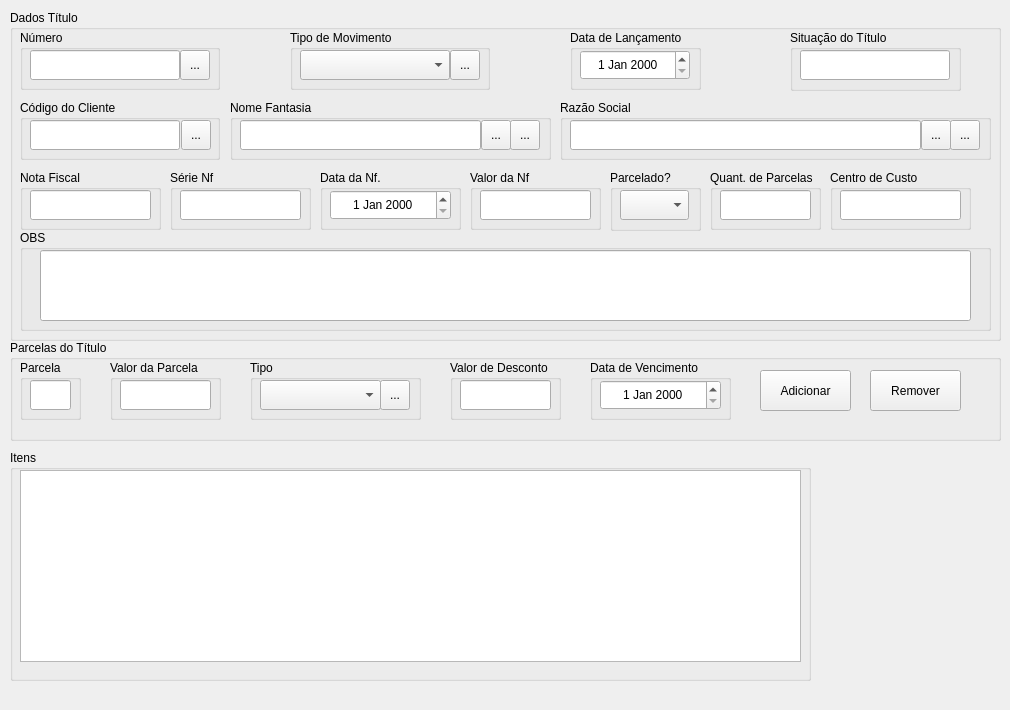
<?xml version="1.0" encoding="UTF-8"?>
<ui version="4.0">
 <class>FormMngFiReceive</class>
 <widget class="QDialog" name="FormMngFiReceive">
  <property name="geometry">
   <rect>
    <x>0</x>
    <y>0</y>
    <width>1010</width>
    <height>710</height>
   </rect>
  </property>
  <property name="minimumSize">
   <size>
    <width>1010</width>
    <height>710</height>
   </size>
  </property>
  <property name="maximumSize">
   <size>
    <width>1010</width>
    <height>710</height>
   </size>
  </property>
  <property name="windowTitle">
   <string>Cadastro de Títulos a Receber</string>
  </property>
  <property name="windowIcon">
   <iconset resource="../images.qrc">
    <normaloff>:/images/PNG/128x128/gnome-system-config-128x128.png</normaloff>:/images/PNG/128x128/gnome-system-config-128x128.png</iconset>
  </property>
  <widget class="QGroupBox" name="GBoxTitulo">
   <property name="geometry">
    <rect>
     <x>10</x>
     <y>10</y>
     <width>991</width>
     <height>331</height>
    </rect>
   </property>
   <property name="title">
    <string>Dados Título</string>
   </property>
   <widget class="QGroupBox" name="GBoxNumberTit">
    <property name="geometry">
     <rect>
      <x>10</x>
      <y>20</y>
      <width>200</width>
      <height>60</height>
     </rect>
    </property>
    <property name="title">
     <string>Número</string>
    </property>
    <widget class="QLineEdit" name="LEditSerachIncTit">
     <property name="geometry">
      <rect>
       <x>10</x>
       <y>20</y>
       <width>150</width>
       <height>30</height>
      </rect>
     </property>
     <property name="toolTip">
      <string>Campo para Inclusão e Pesquisa...</string>
     </property>
     <property name="alignment">
      <set>Qt::AlignCenter</set>
     </property>
    </widget>
    <widget class="QToolButton" name="TButtonSearchTit">
     <property name="geometry">
      <rect>
       <x>160</x>
       <y>20</y>
       <width>30</width>
       <height>30</height>
      </rect>
     </property>
     <property name="toolTip">
      <string>Permite fazer alteração nos itens dos Fabricantes...</string>
     </property>
     <property name="text">
      <string>...</string>
     </property>
     <property name="icon">
      <iconset resource="../images.qrc">
       <normaloff>:/images/PNG/120x120/120px-Searchtool.png</normaloff>:/images/PNG/120x120/120px-Searchtool.png</iconset>
     </property>
    </widget>
   </widget>
   <widget class="QGroupBox" name="GBoxMovType">
    <property name="geometry">
     <rect>
      <x>280</x>
      <y>20</y>
      <width>200</width>
      <height>60</height>
     </rect>
    </property>
    <property name="title">
     <string>Tipo de Movimento</string>
    </property>
    <widget class="QComboBox" name="CBoxMovType">
     <property name="geometry">
      <rect>
       <x>10</x>
       <y>20</y>
       <width>150</width>
       <height>30</height>
      </rect>
     </property>
     <property name="toolTip">
      <string>Tipos de Movimentos Disponivéis...</string>
     </property>
    </widget>
    <widget class="QToolButton" name="TButtonToolAddMovType">
     <property name="geometry">
      <rect>
       <x>160</x>
       <y>20</y>
       <width>30</width>
       <height>30</height>
      </rect>
     </property>
     <property name="toolTip">
      <string>Permite Adicionar Novos Tipos de Movimentos...</string>
     </property>
     <property name="text">
      <string>...</string>
     </property>
     <property name="icon">
      <iconset resource="../images.qrc">
       <normaloff>:/images/PNG/128x128/advancedsettings.png</normaloff>:/images/PNG/128x128/advancedsettings.png</iconset>
     </property>
    </widget>
   </widget>
   <widget class="QGroupBox" name="GBoxDateMov">
    <property name="geometry">
     <rect>
      <x>560</x>
      <y>20</y>
      <width>131</width>
      <height>60</height>
     </rect>
    </property>
    <property name="title">
     <string>Data de Lançamento</string>
    </property>
    <widget class="QDateEdit" name="DateEditDateMov">
     <property name="geometry">
      <rect>
       <x>10</x>
       <y>20</y>
       <width>110</width>
       <height>30</height>
      </rect>
     </property>
     <property name="alignment">
      <set>Qt::AlignCenter</set>
     </property>
    </widget>
   </widget>
   <widget class="QGroupBox" name="GBoxCustomerShortName">
    <property name="geometry">
     <rect>
      <x>220</x>
      <y>90</y>
      <width>321</width>
      <height>60</height>
     </rect>
    </property>
    <property name="title">
     <string>Nome Fantasia</string>
    </property>
    <widget class="QLineEdit" name="LEditSearchIncCustShortName">
     <property name="geometry">
      <rect>
       <x>10</x>
       <y>20</y>
       <width>241</width>
       <height>30</height>
      </rect>
     </property>
     <property name="alignment">
      <set>Qt::AlignCenter</set>
     </property>
    </widget>
    <widget class="QToolButton" name="TButtonSearchCustomerShortName">
     <property name="geometry">
      <rect>
       <x>251</x>
       <y>20</y>
       <width>30</width>
       <height>30</height>
      </rect>
     </property>
     <property name="toolTip">
      <string>Pesquisar Cliente por Nome Fantasia...</string>
     </property>
     <property name="text">
      <string>...</string>
     </property>
     <property name="icon">
      <iconset resource="../images.qrc">
       <normaloff>:/images/PNG/120x120/120px-Searchtool.png</normaloff>:/images/PNG/120x120/120px-Searchtool.png</iconset>
     </property>
    </widget>
    <widget class="QToolButton" name="TButtonToolAddCustomer">
     <property name="geometry">
      <rect>
       <x>280</x>
       <y>20</y>
       <width>30</width>
       <height>30</height>
      </rect>
     </property>
     <property name="toolTip">
      <string>Abre Janela para Alteração e Cadastro de Clientes...</string>
     </property>
     <property name="text">
      <string>...</string>
     </property>
     <property name="icon">
      <iconset resource="../images.qrc">
       <normaloff>:/images/PNG/128x128/advancedsettings.png</normaloff>:/images/PNG/128x128/advancedsettings.png</iconset>
     </property>
    </widget>
   </widget>
   <widget class="QGroupBox" name="GBoxCustomerCode">
    <property name="geometry">
     <rect>
      <x>10</x>
      <y>90</y>
      <width>200</width>
      <height>60</height>
     </rect>
    </property>
    <property name="title">
     <string>Código do Cliente</string>
    </property>
    <widget class="QToolButton" name="TButtonSearchCustomerCode">
     <property name="geometry">
      <rect>
       <x>161</x>
       <y>20</y>
       <width>30</width>
       <height>30</height>
      </rect>
     </property>
     <property name="toolTip">
      <string>Permite fazer alteração nos itens dos Fabricantes...</string>
     </property>
     <property name="text">
      <string>...</string>
     </property>
     <property name="icon">
      <iconset resource="../images.qrc">
       <normaloff>:/images/PNG/120x120/120px-Searchtool.png</normaloff>:/images/PNG/120x120/120px-Searchtool.png</iconset>
     </property>
    </widget>
    <widget class="QLineEdit" name="LEditSearchCustomerCode">
     <property name="geometry">
      <rect>
       <x>10</x>
       <y>20</y>
       <width>150</width>
       <height>30</height>
      </rect>
     </property>
     <property name="toolTip">
      <string>Campo para Inclusão e Pesquisa...</string>
     </property>
     <property name="alignment">
      <set>Qt::AlignCenter</set>
     </property>
    </widget>
   </widget>
   <widget class="QGroupBox" name="GBoxCustomerFullName">
    <property name="geometry">
     <rect>
      <x>550</x>
      <y>90</y>
      <width>431</width>
      <height>60</height>
     </rect>
    </property>
    <property name="title">
     <string>Razão Social</string>
    </property>
    <widget class="QLineEdit" name="LEditSearchIncCustFullName">
     <property name="geometry">
      <rect>
       <x>10</x>
       <y>20</y>
       <width>351</width>
       <height>30</height>
      </rect>
     </property>
     <property name="alignment">
      <set>Qt::AlignCenter</set>
     </property>
    </widget>
    <widget class="QToolButton" name="TButtonSearchCustomerFullName">
     <property name="geometry">
      <rect>
       <x>361</x>
       <y>20</y>
       <width>30</width>
       <height>30</height>
      </rect>
     </property>
     <property name="toolTip">
      <string>Pesquisar Cliente por Nome Fantasia...</string>
     </property>
     <property name="text">
      <string>...</string>
     </property>
     <property name="icon">
      <iconset resource="../images.qrc">
       <normaloff>:/images/PNG/120x120/120px-Searchtool.png</normaloff>:/images/PNG/120x120/120px-Searchtool.png</iconset>
     </property>
    </widget>
    <widget class="QToolButton" name="TButtonToolAddCustomerFullName">
     <property name="geometry">
      <rect>
       <x>390</x>
       <y>20</y>
       <width>30</width>
       <height>30</height>
      </rect>
     </property>
     <property name="toolTip">
      <string>Abre Janela para Alteração e Cadastro de Clientes...</string>
     </property>
     <property name="text">
      <string>...</string>
     </property>
     <property name="icon">
      <iconset resource="../images.qrc">
       <normaloff>:/images/PNG/128x128/advancedsettings.png</normaloff>:/images/PNG/128x128/advancedsettings.png</iconset>
     </property>
    </widget>
   </widget>
   <widget class="QGroupBox" name="GBoxTitNf">
    <property name="geometry">
     <rect>
      <x>10</x>
      <y>160</y>
      <width>141</width>
      <height>60</height>
     </rect>
    </property>
    <property name="title">
     <string>Nota Fiscal</string>
    </property>
    <widget class="QLineEdit" name="LEditTitNf">
     <property name="geometry">
      <rect>
       <x>10</x>
       <y>20</y>
       <width>121</width>
       <height>30</height>
      </rect>
     </property>
     <property name="toolTip">
      <string>Informar o Número da Nf.</string>
     </property>
     <property name="alignment">
      <set>Qt::AlignCenter</set>
     </property>
    </widget>
   </widget>
   <widget class="QGroupBox" name="GBoxNfSerie">
    <property name="geometry">
     <rect>
      <x>160</x>
      <y>160</y>
      <width>141</width>
      <height>60</height>
     </rect>
    </property>
    <property name="title">
     <string>Série Nf</string>
    </property>
    <widget class="QLineEdit" name="LEditNfSerie">
     <property name="geometry">
      <rect>
       <x>10</x>
       <y>20</y>
       <width>121</width>
       <height>30</height>
      </rect>
     </property>
     <property name="toolTip">
      <string>Informar o Número de Série da Nf.</string>
     </property>
     <property name="alignment">
      <set>Qt::AlignCenter</set>
     </property>
    </widget>
   </widget>
   <widget class="QGroupBox" name="GBoxDateNfTit">
    <property name="geometry">
     <rect>
      <x>310</x>
      <y>160</y>
      <width>141</width>
      <height>60</height>
     </rect>
    </property>
    <property name="title">
     <string>Data da Nf.</string>
    </property>
    <widget class="QDateEdit" name="DateEditDateNfTit">
     <property name="geometry">
      <rect>
       <x>10</x>
       <y>20</y>
       <width>121</width>
       <height>30</height>
      </rect>
     </property>
     <property name="toolTip">
      <string>Informar a data da Nf.</string>
     </property>
     <property name="alignment">
      <set>Qt::AlignCenter</set>
     </property>
    </widget>
   </widget>
   <widget class="QGroupBox" name="GBoxValueNfTit">
    <property name="geometry">
     <rect>
      <x>460</x>
      <y>160</y>
      <width>131</width>
      <height>60</height>
     </rect>
    </property>
    <property name="title">
     <string>Valor da Nf</string>
    </property>
    <widget class="QLineEdit" name="LEditValueNfTit">
     <property name="geometry">
      <rect>
       <x>10</x>
       <y>20</y>
       <width>111</width>
       <height>30</height>
      </rect>
     </property>
     <property name="toolTip">
      <string>Informar o Número de Série da Nf.</string>
     </property>
     <property name="alignment">
      <set>Qt::AlignCenter</set>
     </property>
    </widget>
   </widget>
   <widget class="QGroupBox" name="GBoxTitStatus">
    <property name="geometry">
     <rect>
      <x>780</x>
      <y>20</y>
      <width>171</width>
      <height>61</height>
     </rect>
    </property>
    <property name="title">
     <string>Situação do Título</string>
    </property>
    <widget class="QLineEdit" name="LEditTitStatus">
     <property name="geometry">
      <rect>
       <x>10</x>
       <y>20</y>
       <width>150</width>
       <height>30</height>
      </rect>
     </property>
     <property name="toolTip">
      <string>Informar o Número de Série da Nf.</string>
     </property>
     <property name="alignment">
      <set>Qt::AlignCenter</set>
     </property>
    </widget>
   </widget>
   <widget class="QGroupBox" name="GBoxPartial">
    <property name="geometry">
     <rect>
      <x>600</x>
      <y>160</y>
      <width>91</width>
      <height>61</height>
     </rect>
    </property>
    <property name="title">
     <string>Parcelado?</string>
    </property>
    <widget class="QComboBox" name="CBoxPartialSN">
     <property name="geometry">
      <rect>
       <x>10</x>
       <y>20</y>
       <width>69</width>
       <height>30</height>
      </rect>
     </property>
     <property name="toolTip">
      <string>Informar se o Título é Parcelado...</string>
     </property>
    </widget>
   </widget>
   <widget class="QGroupBox" name="GBoxQuantParts">
    <property name="geometry">
     <rect>
      <x>700</x>
      <y>160</y>
      <width>111</width>
      <height>60</height>
     </rect>
    </property>
    <property name="title">
     <string>Quant. de Parcelas</string>
    </property>
    <widget class="QLineEdit" name="LEditQuantParts">
     <property name="geometry">
      <rect>
       <x>10</x>
       <y>20</y>
       <width>91</width>
       <height>30</height>
      </rect>
     </property>
     <property name="toolTip">
      <string>Informar a Quant. de Parcelas...</string>
     </property>
     <property name="alignment">
      <set>Qt::AlignCenter</set>
     </property>
    </widget>
   </widget>
   <widget class="QGroupBox" name="GBoxNoteTit">
    <property name="geometry">
     <rect>
      <x>10</x>
      <y>220</y>
      <width>971</width>
      <height>101</height>
     </rect>
    </property>
    <property name="title">
     <string>OBS</string>
    </property>
    <widget class="QLineEdit" name="LEditNoteTit">
     <property name="geometry">
      <rect>
       <x>20</x>
       <y>20</y>
       <width>931</width>
       <height>71</height>
      </rect>
     </property>
    </widget>
   </widget>
   <widget class="QGroupBox" name="GBoxProfitCenter">
    <property name="geometry">
     <rect>
      <x>820</x>
      <y>160</y>
      <width>141</width>
      <height>60</height>
     </rect>
    </property>
    <property name="title">
     <string>Centro de Custo</string>
    </property>
    <widget class="QLineEdit" name="LEditProfitCenter">
     <property name="geometry">
      <rect>
       <x>10</x>
       <y>20</y>
       <width>121</width>
       <height>30</height>
      </rect>
     </property>
     <property name="toolTip">
      <string>Informar o Número da Nf.</string>
     </property>
     <property name="alignment">
      <set>Qt::AlignCenter</set>
     </property>
    </widget>
   </widget>
  </widget>
  <widget class="QGroupBox" name="GBoxTitParts">
   <property name="geometry">
    <rect>
     <x>10</x>
     <y>340</y>
     <width>991</width>
     <height>101</height>
    </rect>
   </property>
   <property name="title">
    <string>Parcelas do Título</string>
   </property>
   <widget class="QGroupBox" name="GBoxTitParcel">
    <property name="geometry">
     <rect>
      <x>10</x>
      <y>20</y>
      <width>61</width>
      <height>60</height>
     </rect>
    </property>
    <property name="title">
     <string>Parcela</string>
    </property>
    <widget class="QLineEdit" name="LEditTitParcel">
     <property name="geometry">
      <rect>
       <x>10</x>
       <y>20</y>
       <width>41</width>
       <height>30</height>
      </rect>
     </property>
     <property name="toolTip">
      <string>Número da Parcela.</string>
     </property>
     <property name="alignment">
      <set>Qt::AlignCenter</set>
     </property>
    </widget>
   </widget>
   <widget class="QGroupBox" name="GBoxValueParcelTit">
    <property name="geometry">
     <rect>
      <x>100</x>
      <y>20</y>
      <width>111</width>
      <height>60</height>
     </rect>
    </property>
    <property name="title">
     <string>Valor da Parcela</string>
    </property>
    <widget class="QLineEdit" name="LEditValueParcelTit">
     <property name="geometry">
      <rect>
       <x>10</x>
       <y>20</y>
       <width>91</width>
       <height>30</height>
      </rect>
     </property>
     <property name="toolTip">
      <string>Valor da Parcela...</string>
     </property>
     <property name="alignment">
      <set>Qt::AlignCenter</set>
     </property>
    </widget>
   </widget>
   <widget class="QGroupBox" name="GBoxParcelType">
    <property name="geometry">
     <rect>
      <x>240</x>
      <y>20</y>
      <width>171</width>
      <height>60</height>
     </rect>
    </property>
    <property name="title">
     <string>Tipo</string>
    </property>
    <widget class="QComboBox" name="CBoxParcelType">
     <property name="geometry">
      <rect>
       <x>10</x>
       <y>20</y>
       <width>121</width>
       <height>30</height>
      </rect>
     </property>
     <property name="toolTip">
      <string>Tipos de Parcela...</string>
     </property>
    </widget>
    <widget class="QToolButton" name="TButtonToolAddParcelType">
     <property name="geometry">
      <rect>
       <x>130</x>
       <y>20</y>
       <width>30</width>
       <height>30</height>
      </rect>
     </property>
     <property name="toolTip">
      <string>Permite Adicionar Novos Tipos de Parcelas...</string>
     </property>
     <property name="text">
      <string>...</string>
     </property>
     <property name="icon">
      <iconset resource="../images.qrc">
       <normaloff>:/images/PNG/128x128/advancedsettings.png</normaloff>:/images/PNG/128x128/advancedsettings.png</iconset>
     </property>
    </widget>
   </widget>
   <widget class="QGroupBox" name="GBoxDiscountValueParcelTit">
    <property name="geometry">
     <rect>
      <x>440</x>
      <y>20</y>
      <width>111</width>
      <height>60</height>
     </rect>
    </property>
    <property name="title">
     <string>Valor de Desconto</string>
    </property>
    <widget class="QLineEdit" name="LEditDiscountValueParcelTit">
     <property name="geometry">
      <rect>
       <x>10</x>
       <y>20</y>
       <width>91</width>
       <height>30</height>
      </rect>
     </property>
     <property name="toolTip">
      <string>Valor de Desconto...</string>
     </property>
     <property name="alignment">
      <set>Qt::AlignCenter</set>
     </property>
    </widget>
   </widget>
   <widget class="QToolButton" name="ToolButtonAdd">
    <property name="geometry">
     <rect>
      <x>750</x>
      <y>30</y>
      <width>91</width>
      <height>41</height>
     </rect>
    </property>
    <property name="text">
     <string>Adicionar</string>
    </property>
    <property name="icon">
     <iconset resource="../images.qrc">
      <normaloff>:/images/PNG/128x128/agt_action_success-128.png</normaloff>:/images/PNG/128x128/agt_action_success-128.png</iconset>
    </property>
    <property name="toolButtonStyle">
     <enum>Qt::ToolButtonTextBesideIcon</enum>
    </property>
   </widget>
   <widget class="QGroupBox" name="GBoxDateParcelVenc">
    <property name="geometry">
     <rect>
      <x>580</x>
      <y>20</y>
      <width>141</width>
      <height>60</height>
     </rect>
    </property>
    <property name="title">
     <string>Data de Vencimento</string>
    </property>
    <widget class="QDateEdit" name="DateEditDateParcelVenc">
     <property name="geometry">
      <rect>
       <x>10</x>
       <y>20</y>
       <width>121</width>
       <height>30</height>
      </rect>
     </property>
     <property name="toolTip">
      <string>Informar a data da Nf.</string>
     </property>
     <property name="alignment">
      <set>Qt::AlignCenter</set>
     </property>
    </widget>
   </widget>
   <widget class="QToolButton" name="ToolButtonRemove">
    <property name="geometry">
     <rect>
      <x>860</x>
      <y>30</y>
      <width>91</width>
      <height>41</height>
     </rect>
    </property>
    <property name="text">
     <string>Remover</string>
    </property>
    <property name="icon">
     <iconset resource="../images.qrc">
      <normaloff>:/images/PNG/48x48/Nuvola_actions_cancel-48x48.png</normaloff>:/images/PNG/48x48/Nuvola_actions_cancel-48x48.png</iconset>
    </property>
    <property name="toolButtonStyle">
     <enum>Qt::ToolButtonTextBesideIcon</enum>
    </property>
   </widget>
  </widget>
  <widget class="QGroupBox" name="groupBox">
   <property name="geometry">
    <rect>
     <x>10</x>
     <y>450</y>
     <width>801</width>
     <height>231</height>
    </rect>
   </property>
   <property name="title">
    <string>Itens</string>
   </property>
   <widget class="QTableWidget" name="tableWidget">
    <property name="geometry">
     <rect>
      <x>10</x>
      <y>20</y>
      <width>781</width>
      <height>192</height>
     </rect>
    </property>
   </widget>
  </widget>
 </widget>
 <resources>
  <include location="../images.qrc"/>
 </resources>
 <connections/>
</ui>
